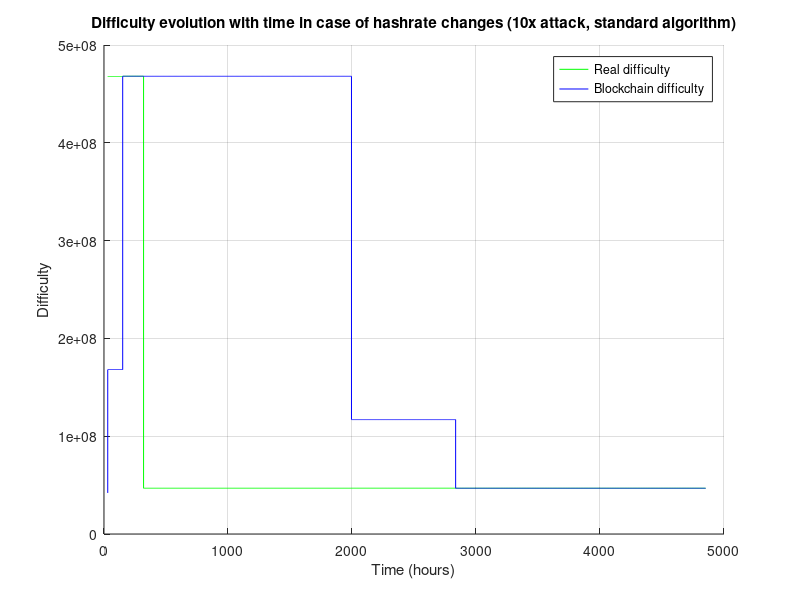

MATLAB code to generate this figure:
## Hashrate attack simulation
## Author: Sebastian Rusu <sebastian.rusu@upandrunningsoftware.com>
## Created: 2019-02-25
## Copyright (C) 2019 ObEN, Inc.

## In order to simulate a hashrate attack, shape the values as specified in the attack and algorithm settings sections.
## For example, normal attacker + fast algorithm.

clear all; close all;

#####################
# Attack settings:
# Normal attacker: N = 10; cH = [10 * ones(1, n/4+1) 1 * ones(1, n*3/4)];
# Powerfull attacker: N = 30; cH = [100 * ones(1, n/3+1) 1 * ones(1, n*2/3)];
# Huge attacker: N = 100; cH = [1000 * ones(1, n/2+1) 1 * ones(1, n/2)];
#
# Difficulty adjustment algorithm settings:
# Short interval: Np = 144; drmax = 4;
# High adjustment ratio: Np = 2016; drmax = 100;
# Fast: Np = 144; drmax = 100;
# Super fast: Np = 6; drmax = 100;

#####################
# model configuration

N = 10;                                         # number of adjustment periods to simulate
Np = 2016;                                      # number of blocks in an adjustment interval
n = N * Np;                                     # total number of blocks

cH = [10 * ones(1, n/4+1) 1 * ones(1, n*3/4)];  # attack hashrate ratio (1 - no attack)
H = 335 * 1000 * 1000 * 1000 * 1000;            # real hashrate (H/s)

tideal = 10 * 60;                               # ideal block time (s)

d0 = 42000000;                                  # initial difficulty
drmax = 4;                                      # maximum ratio for the adjustment of the difficulty

#####################
# simulation variables

t = [ 0 ];    # block moments (when a block in mined)
d = [ d0 ];   # difficulty values for blocks (correspond to the value of t at the same index)
h = H * cH;   # the instantaneous hashrates
D = tideal * h / 2^32;   # difficulty values for blocks (correspond to the value of t at the same index)

#####################
# iteratively calculate the block times and difficulties

T = 0;
for k = 1:n,
  t(k+1) = t(k) + (2^32 * d(k) / h(k));

  if mod(k+1, Np) == 0,
    d(k+1) = min(d(k)*drmax, max(d(k)/drmax, d(k)*((Np*tideal)/(t(k+1)-T))));    
    T = t(k+1);
  else
    d(k+1) = d(k);
  endif
endfor

#####################
# plots

figure(1);
hold on;
title("Difficulty evolution with time in case of hashrate changes (10x attack, standard algorithm)");
xlabel("Time (hours)");
ylabel("Difficulty");
stairs(t/(60*60), D, 'g');
stairs(t/(60*60), d, 'b');
legend("Real difficulty", "Blockchain difficulty");
grid on;
hold off;